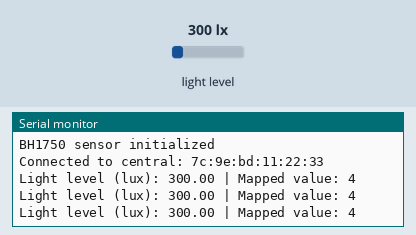
Recording of a sketch running on a simulated Arduino Nano 33 IoT. On the bench: the last lines printed to the serial monitor. The test bench sets the inputs (shaded band); at power-on: light level 300 lx. Nothing arrives over Bluetooth unless stated; a phone connects over Bluetooth LE 3 s after start.

Above: at 4.3 s.
4.4 s: light level set to 40 lx
At 4.9 s:
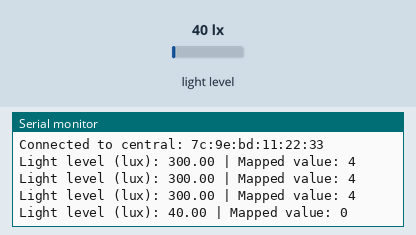
5.9 s: light level set to 500 lx
At 6.4 s:
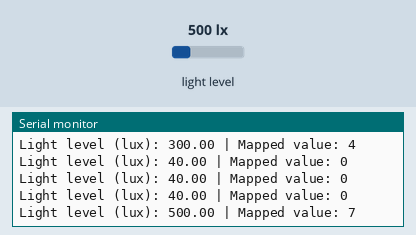
Timing chart, 0 to 8.9 s (numbered marks = the images above; inputs shaded):
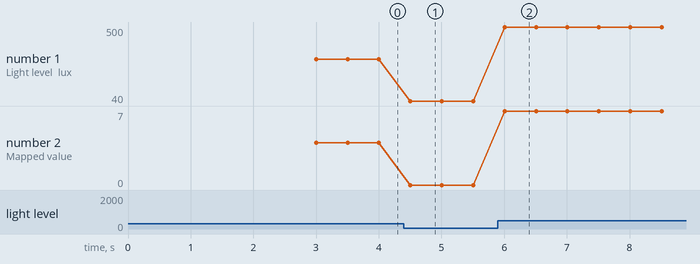

Measured:
- after the input at 4.4 s, the serial monitor: prints a new line after 0.10 s (image 1)
- after the input at 5.9 s, the serial monitor: prints a new line after 0.11 s (image 2)
- plotted number 1: 300 → 40 after the input at 4.4 s, 40 → 500 after the input at 5.9 s
- plotted number 2: 4 → 0 after the input at 4.4 s

The sketch:

Task8.1HD.ino
```cpp
#include <Wire.h>
#include <BH1750.h>
#include <ArduinoBLE.h>

// Create BH1750 light sensor object
BH1750 lightSensor;

// Define BLE service and characteristic UUIDs
BLEService sensingService("180C");  // Custom BLE service UUID for the sensor
BLEUnsignedShortCharacteristic lightCharacteristic("2A56", BLERead | BLENotify);  // Characteristic for sending sensor data

void setup() {
  Serial.begin(9600);
  while (!Serial);  // Wait for serial monitor to connect

  // Initialize BLE
  if (!BLE.begin()) {
    Serial.println("Starting BLE failed!");
    while (1);  // Halt on failure
  }

  // Setup BLE properties
  BLE.setLocalName("ParkingSensor");  // Device name visible via Bluetooth
  BLE.setAdvertisedService(sensingService);  // Set service to advertise
  sensingService.addCharacteristic(lightCharacteristic);  // Add characteristic to the service
  BLE.addService(sensingService);  // Add the service to BLE
  BLE.advertise();  // Start BLE advertising

  Serial.println("BLE device is now advertising...");

  // Initialize BH1750 light sensor
  Wire.begin();
  if (!lightSensor.begin()) {
    Serial.println("BH1750 initialization failed");
    while (1);  // Halt on failure
  }

  Serial.println("BH1750 sensor initialized");
}

void loop() {
  // Wait for a central device to connect
  BLEDevice central = BLE.central();

  if (central) {
    Serial.print("Connected to central: ");
    Serial.println(central.address());

    // While the central is connected, read sensor data and send via BLE
    while (central.connected()) {
      float lux = lightSensor.readLightLevel();  // Read light level from BH1750
      int mappedValue = map(lux, 0, 65535, 0, 1023);  // Map lux value to a 0-1023 scale

      // Write sensor value to the BLE characteristic and notify the central
      lightCharacteristic.writeValue(mappedValue);
      Serial.print("Light level (lux): ");
      Serial.print(lux);
      Serial.print(" | Mapped value: ");
      Serial.println(mappedValue);

      delay(500);  // Delay between readings to avoid overloading the central device
    }

    // Notify when the central disconnects
    Serial.println("Disconnected from central");
  }
}
```
